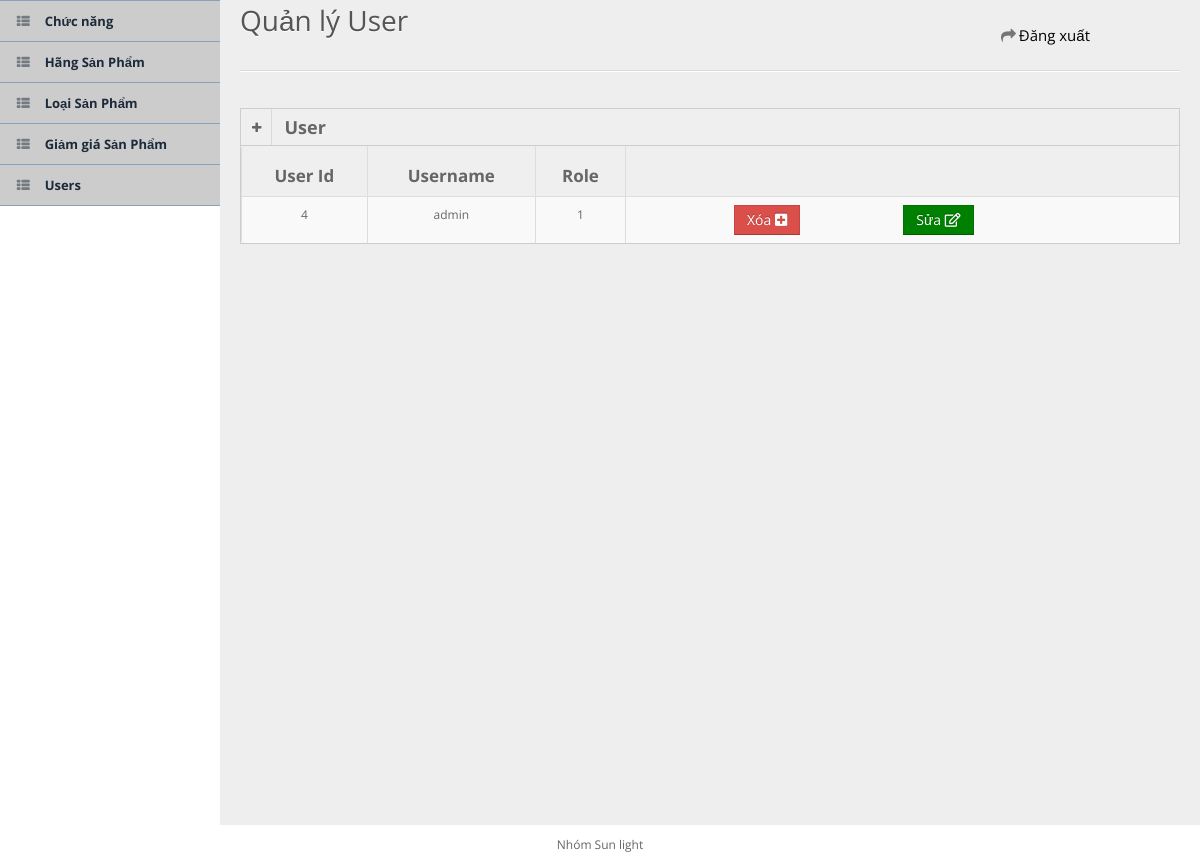
/admin/users.php (signed in), run on the app's committed database.
### tables this page shows
CREATE TABLE `users` (
  `user_id` int(11) NOT NULL,
  `name` varchar(100) NOT NULL,
  `password` varchar(100) NOT NULL,
  `role` int(11) NOT NULL
);

### admin/models/db.php (called while the page is built, shortened)
<?php
class Db
{
    public static $connection;
    public function __construct()
    {
        if (!self::$connection) {
            self::$connection = new mysqli(DB_HOST, DB_USER, DB_PASSWORD, DB_NAME, PORT);
            self::$connection->set_charset(DB_CHARSET);
        }
        return self::$connection;
    }
}

### admin/models/user.php (called while the page is built, shortened)
<?php
class User extends Db
{
    function getAccount()
    {
        $sql = self::$connection->prepare("SELECT *
        FROM users");
        $sql->execute();
        $items = $sql->get_result()->fetch_all(MYSQLI_ASSOC);
        return $items;
    }
}

### admin/users.php (the view, shortened to what this page needs)
<!DOCTYPE html>
<html lang="en">
<?php require "./form/head.php";
$token = md5(rand(0, 9999999) . "TeamG");
?>
<body>
    <?php require "./form/topHeaderMenu.php"; ?>
    <?php require "./form/sidebarMenu.php"; ?>
    <div id="content">
        <div id="content-header">
            <h1>Quản lý User</h1>
        </div>
        <div class="container-fluid">
            <hr>
            <div class="row-fluid">
                <div class="span12">
                    <div class="widget-box">
                        <div class="widget-title"> <span class="icon"><a href="form.php?value=user"> <i class="icon-plus"></i>
                                </a></span>
                            <h5>User</h5>
                        </div>
                        <div class="widget-content nopadding">
                            <table class="table table-bordered table-striped">
                                <thead style="height:50px;">
                                    <tr>
                                        <th class="th-user" style="padding: 10px;font-size: 17px;">User Id</th>
                                        <th class="th-user" style="padding: 10px;font-size: 17px;">Username</th>
                                        <th class="th-user" style="padding: 10px;font-size: 17px;">Role</th>
                                        <th class="th-user" style="padding: 10px;font-size: 17px;"></th>
                                    </tr>
                                </thead>
                                <tbody>
                                    <?php foreach ($user->getAccount() as $value) { ?>
                                        <tr class="tr-acc">
                                            <td class="user-acc" style="text-align: center;"><?= $value['user_id'] ?></td>
                                            <td class="user-acc" style="text-align: center;"><?= $value['name'] ?></td>
                                            <td class="user-acc" style="text-align: center;"><?= $value['role'] ?></td>
                                            <td>
                                                <a href="delete.php?iddel=<?= $value['user_id'] ?>& token=<?php echo $token ?>" class="btn btn-danger" style="margin: 0px 0px 0 100px">
                                                    Xóa <i class="fas fa-plus-square"></i>
                                                </a>
                                                <a href="edit.php?idUser=<?= $value['user_id'] ?>&editUser=user" class="btn btn-primary" style="margin: 0px 0px 0 100px;background: green;">Sửa <i class="far fa-edit"></i></a>
                                            </td>
                                        </tr>
                                    <?php } ?>
                                </tbody>
                            </table>
                        </div>
                    </div>
                </div>
            </div>
        </div>
    </div>
    <?php require "./form/footer_part.php"; ?>
</body>
</html>

### admin/css/style.css (style rules this page uses)
* { outline: none !important; -moz-outline: none !important; }
html, body { height: 100% }
body { overflow-x: hidden; margin-top: -10px; font-family: 'Open Sans', sans-serif; font-size: 12px; color: #666; }
a { color: #666; }
select, textarea, input[type="text"], input[type="password"], input[type="datetime"], input[type="datetime-local"], input[type="date"], input[type="month"], input[type="time"], input[type="week"], input[type="number"], input[type="email"], input[type="url"], input[type="search"], input[type="tel"], input[type="color"], .uneditable-input, .label, .dropdown-menu, .btn, .well, .progress, .table-bordered, .btn-group>.btn:first-child, .btn-group>.btn:last-child, .btn-group>.btn:last-child, .btn-group>.dropdown-toggle, .alert { border-radius: 0px; }
.btn, textarea, input[type="text"], input[type="password"], input[type="datetime"], input[type="datetime-local"], input[type="date"], input[type="month"], input[type="time"], input[type="week"], input[type="number"], input[type="email"], input[type="url"], input[type="search"], input[type="tel"], input[type="color"], .uneditable-input { box-shadow: none; }
.progress, .progress-success .bar, .progress .bar-success, .progress-warning .bar, .progress .bar-warning, .progress-danger .bar, .progress .bar-danger, .progress-info .bar, .progress .bar-info, .btn, .btn-primary { background-image: none; }
hr { border-top-color: #dadada; }
#content { margin-top: 20px; background: none repeat scroll 0 0 #eeeeee; margin-left: 220px; margin-right: 0; padding-bottom: 25px; position: relative; min-height: 100%; width: auto; }
#content-header { position: abslute; width: 100%; margin-top: -20px; z-index: 20; }
#content-header h1 { color: #555555; font-size: 28px; font-weight: normal; float: none; text-shadow: 0 1px 0 #ffffff; margin-left: 20px; position: relative; }
#content-header h1, #content-header .btn-group { margin-top: 20px; }
.widget-box { background: none repeat scroll 0 0 #F9F9F9; border-left: 1px solid #CDCDCD; border-top: 1px solid #CDCDCD; border-right: 1px solid #CDCDCD; clear: both; margin-top: 16px; margin-bottom: 16px; position: relative; }
.widget-title, .modal-header, .table th, div.dataTables_wrapper .ui-widget-header { background: #efefef; border-bottom: 1px solid #CDCDCD; height: 36px; }
.widget-title span.icon { padding: 9px 10px 7px 11px; float: left; border-right: 1px solid #dadada; }
.widget-title h5 { color: #666; float: left; font-size: 18px; font-weight: bold; padding: 12px; line-height: 12px; margin: 0; }
.widget-content { padding: 15px; border-bottom: 1px solid #cdcdcd; }
.table th { height: auto; font-size: 13px; padding: 5px 10px 2px; border-bottom: 0; text-align: center; color: #666666; }
.nopadding { padding: 0 !important; }
.nopadding .table { margin-bottom: 0; }
.nopadding .table-bordered { border: 0; }

### admin/css/media.css (style rules this page uses)
body { background:#fff; }

### data on the page
users: user_id "4", name "admin", role "1"
